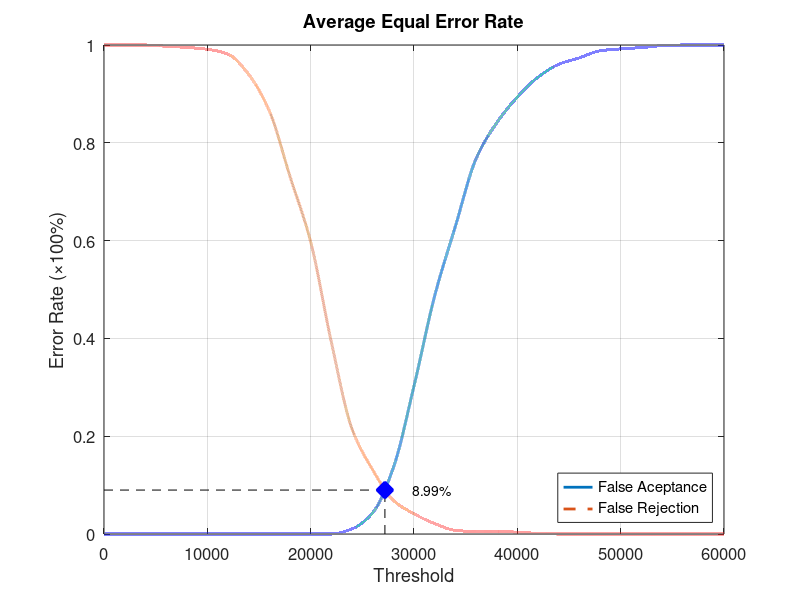
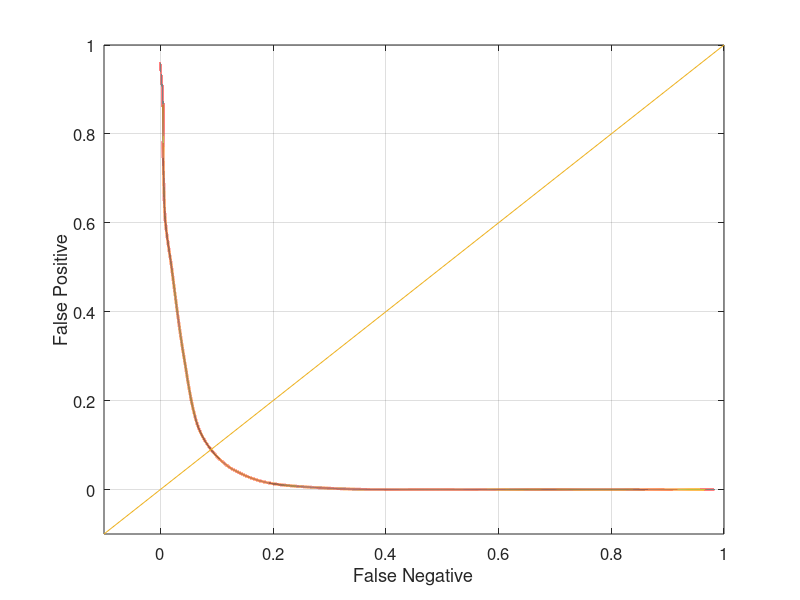

These figures' MATLAB source, in order:
function yEER = Experiment4Average
close all;
clear;
clc;
x = 0:2000:60000;
xq = 0:0.5:60000;

y0 = [0 0 0 0 0 0 0 0 0 0 0 0 0.0105263 0.0434211 0.135526 0.302632 0.486842 0.628947 0.767105 0.840789 0.893421 0.934211 0.960526 0.973684 0.988158 0.992105 0.994737 0.998684 1 1 1];
yy0 = interp1(x, y0, xq, 'pchip');
y1 = [1 1 1 0.9975 0.995 0.99125 0.98125 0.94 0.865 0.73125 0.5975 0.3925 0.215 0.13125 0.06875 0.04125 0.02125 0.0075 0.005 0.005 0.00375 0.00125 0 0 0 0 0 0 0 0 0];
yy1 = interp1(x, y1, xq, 'pchip');

% Calculating EER: 
y2 = abs(y0 - y1);
find(y2 == min(y2))
yy2 = abs(yy0 - yy1);
xEER = find(yy2 == min(yy2));
xEERIndex = xq(xEER) % X-axis EER
yEER = yy0(xEER) % Y-axis EER

main = figure
plot(xq, yy0,'-','LineWidth', 2);	hold on
plot(xq, yy1,'--','LineWidth', 2);	hold on
plot([xEERIndex xEERIndex], [0 yEER], 'k--');	hold on
plot([0 xEERIndex], [yEER yEER], 'k--');	hold on
plot(xEERIndex, yEER, 'bx', 'LineWidth', 10);	hold on
text(xEERIndex + 10 * xEERIndex / 100, yEER, [num2str(round((10000 * yEER)) / 100) '%'])
legend('False Aceptance', 'False Rejection', 'Location', 'SouthEast')
xlabel('Threshold')
ylabel('Error Rate (\times100%)')
title('Average Equal Error Rate')
set(gca, 'FontSize', 12)
axis([0 60000 0 1])
grid on

print(main, 'Experiment4AverageMain', '-dpng');
FNRxFPR = figure('Color', [1 1 1]);
plot(yy1, yy0, '-', yy1, yy0, 'LineWidth', 2);
hold on
y = -0.1:0.1:1
plot(y, y); 
set(gca, 'FontSize', 12)
xlabel('False Negative')
ylabel('False Positive')
axis([-0.1 1 -0.1 1])
set(gca, 'FontSize', 12)
grid on

print(FNRxFPR, 'Experiment4AverageFNRxFPR','-dpng');
end
